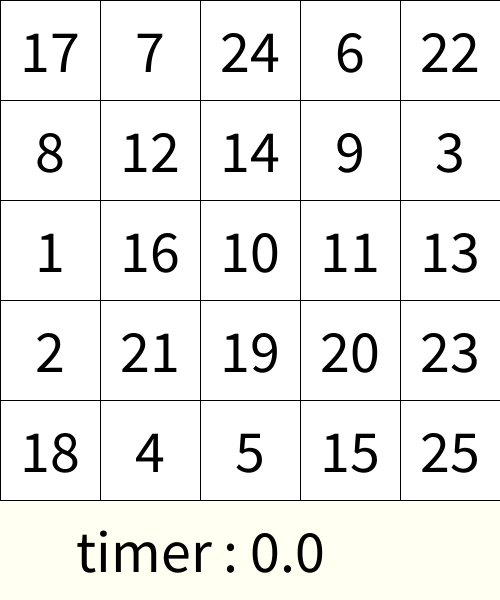
Frame 1 (no input)
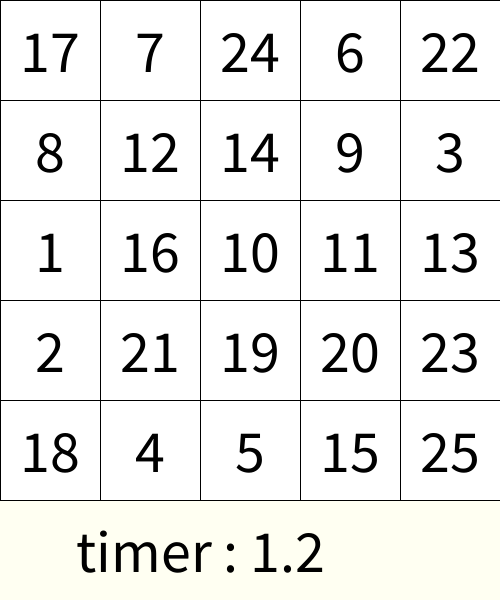
Frame 60 (the mouse pressed at the canvas centre just before this capture)
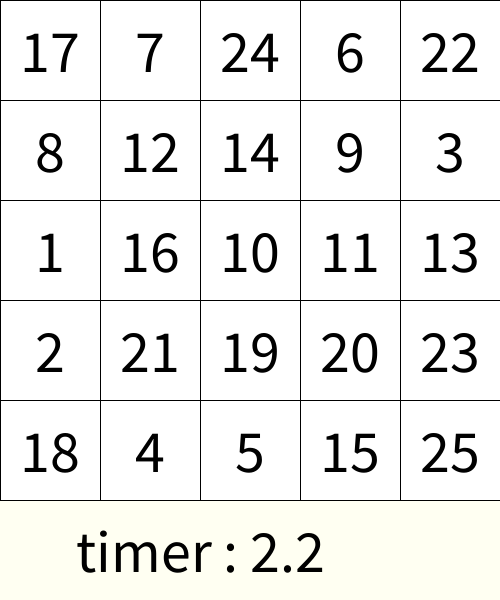
Frame 120 (the mouse held since frame 60 and released just before this capture)

The Processing sketch that drew these frames (run headless with seeded random() and noise(); from frame 60 on, the mouse is pressed at the canvas centre):

// Processing sketch: week06_8_schulte_table09_mousePressed_crash_if_project_shuffle_
// ── week06_8_schulte_table09_mousePressed_crash_if_project_shuffle_.pde
///week06_8_schulte_table09_mousePressed_crash_if_project_shuffle_random

int [] used = new int[26];
int [][] table = new int[5][5];
void setup(){
  size(500,600);
  textSize(60);
  textAlign(CENTER,CENTER);
  for(int i=0;i<5;i++) {
    for(int j=0;j<5;j++) {
      int now = int(random(1,26));
      while(used[now]==1) now = int(random(1,26));
      table[i][j] = now;
      used[now] = 1;
    }
  }
  startT = millis();
}
int startT = 0;
int [][] pressed = new int[5][5];
void draw(){
  background(#FFFFF2);
  for(int i=0;i<5;i++){
    for(int j=0;j<5;j++){
      if(pressed[i][j]==1) fill(128);
      else fill(255);
      rect(j*100,i*100,100,100);
      fill(0); text(""+table[i][j],50+j*100,50+i*100);
    }
  }
  text("timer : "+ nf((millis() - startT)/1000.0,0,1),200,550);
}
int answer = 1;
void mousePressed(){
  int i = mouseY/100,j = mouseX/100;
  if(table[i][j]==answer){
    pressed[i][j] = 1;
    answer++;
  }
}
